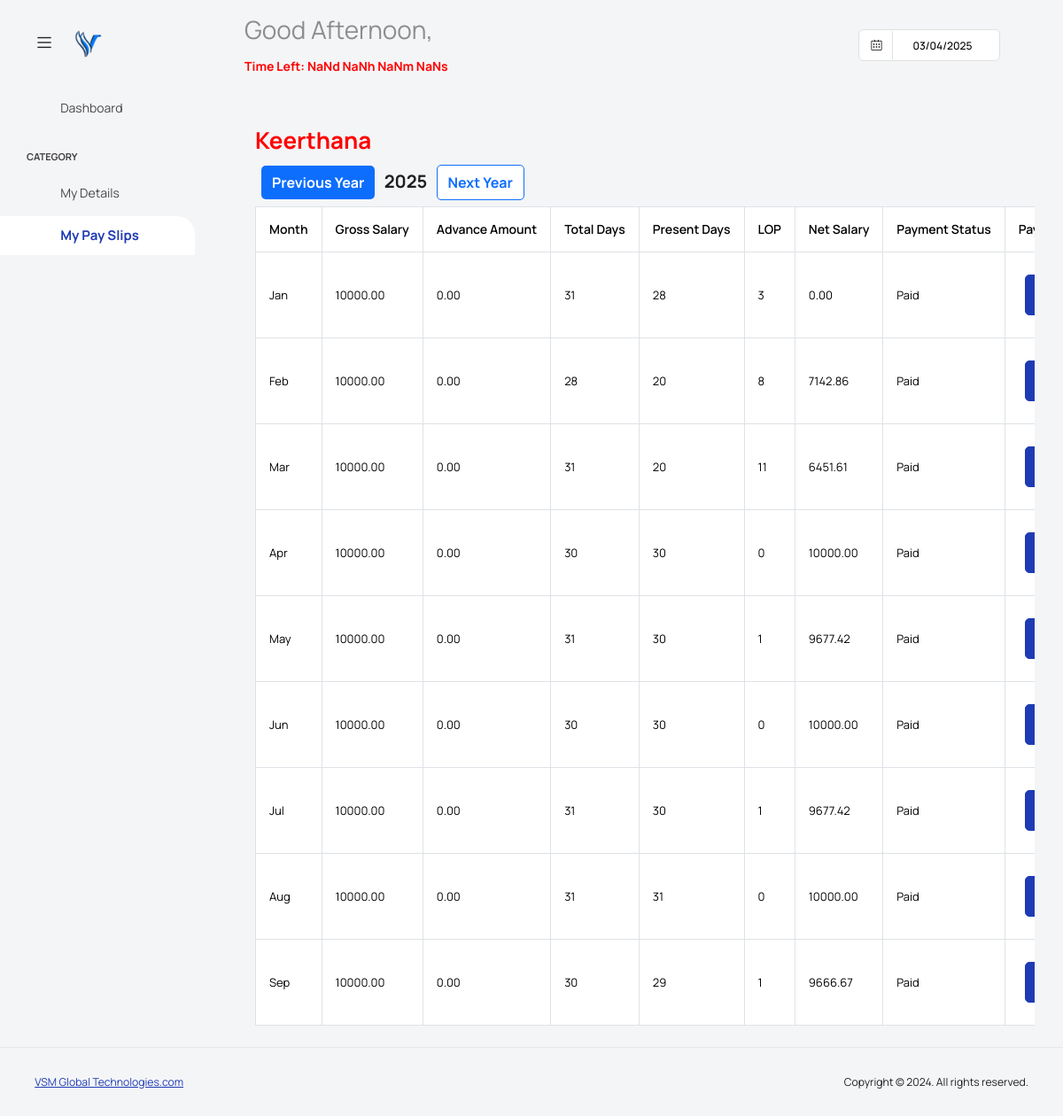
The app's page /pay-slip.php (signed in), older data.
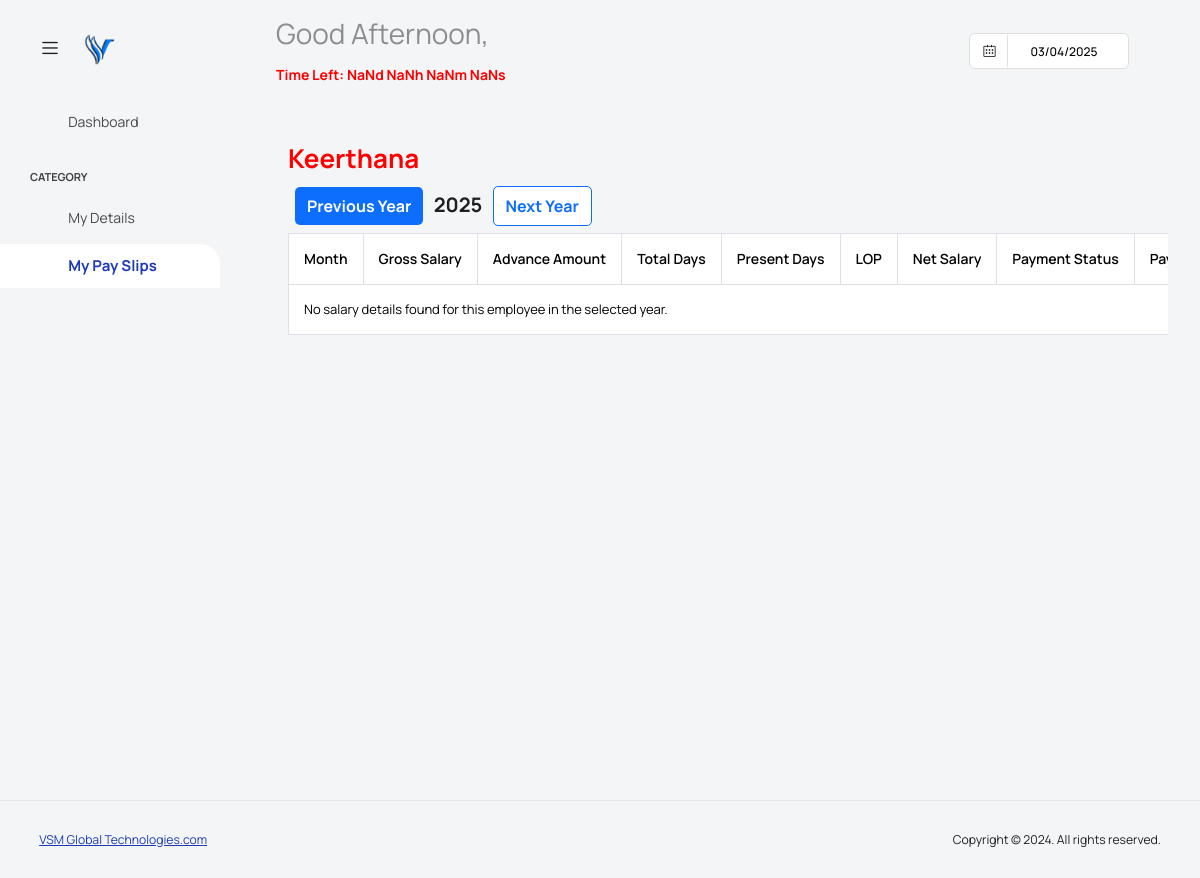
The same page, newer data.
### tables this page shows
CREATE TABLE `run_payslip` (
  `id` int(11) NOT NULL,
  `employee_user_id` varchar(20) NOT NULL,
  `employee_name` varchar(255) NOT NULL,
  `gross_salary` decimal(10,2) NOT NULL,
  `total_compensation` decimal(10,2) DEFAULT NULL,
  `availability_days` int(11) DEFAULT NULL,
  `email` varchar(255) NOT NULL,
  `designation` varchar(100) DEFAULT NULL,
  `pay_month` int(11) NOT NULL,
  `pay_year` int(11) NOT NULL,
  `created_at` timestamp NOT NULL DEFAULT current_timestamp(),
  `hire_date` date DEFAULT NULL,
  `job_title` varchar(100) DEFAULT NULL,
  `department` varchar(100) DEFAULT NULL,
  `manager` varchar(100) DEFAULT NULL,
  `location` varchar(100) DEFAULT NULL,
  `salary` decimal(10,2) DEFAULT NULL,
  `annual_salary` decimal(10,2) DEFAULT NULL,
  `ifsc_number` varchar(20) DEFAULT NULL,
  `bank_name` varchar(100) DEFAULT NULL,
  `branch_name` varchar(100) DEFAULT NULL,
  `account_number` varchar(30) DEFAULT NULL,
  `account_type` varchar(20) DEFAULT NULL,
  `dob` date DEFAULT NULL,
  `gender` enum('Male','Female','Other') DEFAULT NULL,
  `phone_number` varchar(15) DEFAULT NULL,
  `bonus` decimal(10,2) DEFAULT NULL,
  `bonous_date` date NOT NULL,
  `employee_type` varchar(50) NOT NULL DEFAULT 'Full-time',
  `qualifications` varchar(255) DEFAULT NULL,
  `resigned_date` date DEFAULT NULL,
  `degree_certificate` varchar(225) DEFAULT NULL,
  `experiance_certificate` varchar(225) DEFAULT NULL,
  `course_certificate` varchar(225) DEFAULT NULL,
  `advance_amount` varchar(225) DEFAULT NULL,
  `emi_amount` varchar(225) DEFAULT NULL,
  `advance_date` varchar(225) DEFAULT NULL,
  `conformation_process` varchar(225) DEFAULT NULL
);

CREATE TABLE `vsmbc6c4f_salary` (
  `id` int(11) NOT NULL,
  `employee_id` varchar(255) NOT NULL,
  `month` varchar(50) NOT NULL,
  `year` int(11) NOT NULL,
  `gross_salary` varchar(225) NOT NULL,
  `advance_amount` decimal(10,2) NOT NULL,
  `emi_amount` decimal(10,2) NOT NULL,
  `total_days` int(11) NOT NULL,
  `present_days` int(11) NOT NULL,
  `absent_days` int(11) NOT NULL,
  `net_salary` decimal(10,2) NOT NULL,
  `payment_status` varchar(50) NOT NULL DEFAULT 'Paid'
);

### pay-slip.php (the view, shortened to what this page needs)
<?php
include "header.php";
include "db.php";
$email = $_SESSION['user_email'];
$selected_year = isset($_GET['year']) ? (int)$_GET['year'] : date("Y");
$sql = "SELECT employee_name, employee_user_id, gross_salary FROM run_payslip WHERE email = ?";
$stmt = $payroll_conn->prepare($sql);
if ($stmt) {
    $stmt->bind_param("s", $email);
    $stmt->execute();
    $result = $stmt->get_result();
    if ($result->num_rows > 0) {
        $row = $result->fetch_assoc();
        $employee_name = htmlspecialchars($row['employee_name']);
        $employee_user_id = htmlspecialchars($row['employee_user_id']);
        $gross_salary = htmlspecialchars($row['gross_salary']);
    } else {
        echo "No employee found with the given email.";
        exit();
    }
} else {
    echo "Error preparing the statement.";
    exit();
}
$employee_user_id = preg_replace('/[^a-zA-Z0-9_]/', '', strtolower($employee_user_id));
$table_name = $employee_user_id . "_salary";
$salary_details = [];
$sql = "SELECT * FROM `$table_name` WHERE `year` = ?";
$stmt = $payroll_conn->prepare($sql);
if ($stmt) {
    $stmt->bind_param("i", $selected_year);
    $stmt->execute();
    $result = $stmt->get_result();
    while ($row = $result->fetch_assoc()) {
        $salary_details[] = $row;
    }
} else {
    echo "Error preparing the statement for salary details.";
    exit();
}
?>
<div class="main-panel">
    <div class="content-wrapper">
        <div class="container mt-4">
            <div class="row">
                <h2>
                    <span id="employeeName" style="color: red; font-weight: bold;">
                        <?php echo $employee_name; ?>
                    </span>
                </h2>
                <div class="year-selector">
                    <button id="previous" onclick="changeYear(<?php echo $selected_year - 1; ?>)">Previous Year</button>
                    <span style="font-size: 20px; font-weight: bold;"><?php echo $selected_year; ?></span>
                    <button id="next_year" onclick="changeYear(<?php echo $selected_year + 1; ?>)">Next Year</button>
                </div>
                <div class="table-responsive">
                    <table class="table table-bordered">
                        <thead>
                            <tr>
                                <th>Month</th>
                                <th>Gross Salary</th>
                                <th>Advance Amount</th>
                                <th>Total Days</th>
                                <th>Present Days</th>
                                <th>LOP</th>
                                <th>Net Salary</th>
                                <th>Payment Status</th>
                                <th>Payslip</th>
                            </tr>
                        </thead>
                        <tbody>
                            <?php if (!empty($salary_details)) { ?>
                                <?php foreach ($salary_details as $salary) { ?>
                                    <tr>
                                        <td class="table-padding-adjest"><?php echo htmlspecialchars($salary['month']); ?></td>
                                        <td class="table-padding-adjest"><?php echo $gross_salary; ?></td>
                                        <td class="table-padding-adjest"><?php echo htmlspecialchars($salary['advance_amount']); ?></td>
                                        <td class="table-padding-adjest"><?php echo htmlspecialchars($salary['total_days']); ?></td>
                                        <td class="table-padding-adjest"><?php echo htmlspecialchars($salary['present_days']); ?></td>
                                        <td class="table-padding-adjest"><?php echo htmlspecialchars($salary['absent_days']); ?></td>
                                        <td class="table-padding-adjest"><?php echo htmlspecialchars($salary['net_salary']); ?></td>
                                        <td class="table-padding-adjest"><?php echo htmlspecialchars($salary['payment_status']); ?></td>
                                        <td class="table-padding-adjest">
                                            <button type="button" class="payslip-download btn btn-primary"
                                                data-month="<?= htmlspecialchars($salary['month']) ?>"
                                                data-id="<?= htmlspecialchars($salary['employee_id']) ?>">
                                            </button>
                                        </td>
                                    </tr>
                                <?php } ?>
                            <?php } else { ?>
                                <tr>
                                    <td colspan="11">No salary details found for this employee in the selected year.</td>
                                </tr>
                            <?php } ?>
                        </tbody>
                    </table>
                </div>
            </div>
        </div>
    </div>
</div>
</div>
</div>
<?php include "footer.php"; ?>

### header.php (shortened to what this page needs)
<!DOCTYPE html>
<html lang="en">
<head>
  <link rel="stylesheet" href="assets/vendors/feather/feather.css">
  <link rel="stylesheet" href="assets/vendors/mdi/css/materialdesignicons.min.css">
  <link rel="stylesheet" href="assets/vendors/ti-icons/css/themify-icons.css">
  <link rel="stylesheet" href="assets/vendors/font-awesome/css/font-awesome.min.css">
  <link rel="stylesheet" href="assets/vendors/typicons/typicons.css">
  <link rel="stylesheet" href="assets/vendors/simple-line-icons/css/simple-line-icons.css">
  <link rel="stylesheet" href="assets/vendors/css/vendor.bundle.base.css">
  <link rel="stylesheet" href="assets/vendors/bootstrap-datepicker/bootstrap-datepicker.min.css">
  <link rel="stylesheet" href="assets/vendors/datatables.net-bs4/dataTables.bootstrap4.css">
  <link rel="stylesheet" type="text/css" href="assets/js/select.dataTables.min.css">
  <link rel="stylesheet" href="assets/css/style.css">
  <link rel="stylesheet" href="assets/css/custome_style.css">
  <link rel="stylesheet" href="style.css">
</head>
<body class="with-welcome-text">
  <div class="container-scroller">
    <nav class="navbar default-layout col-lg-12 col-12 p-0 fixed-top d-flex align-items-top flex-row">
      <div class="text-center navbar-brand-wrapper d-flex align-items-center justify-content-start">
        <div class="me-3">
          <button class="navbar-toggler navbar-toggler align-self-center" type="button" data-bs-toggle="minimize">
            <span class="icon-menu"></span>
          </button>
        </div>
        <div>
          <a class="navbar-brand brand-logo" href="index.html">
            <img src="img\vsmlogo-favicon.png" alt="logo" />
          </a>
        </div>
      </div>
      <div class="navbar-menu-wrapper d-flex align-items-top">
        <ul class="navbar-nav">
          <li class="nav-item fw-semibold d-none d-lg-block ms-0">
            <?php
            $current_hour = date("H");
            if ($current_hour >= 5 && $current_hour < 12) {
              $greeting = "Good Morning";
            } elseif ($current_hour >= 12 && $current_hour < 18) {
              $greeting = "Good Afternoon";
            } else {
              $greeting = "Good Evening";
            }
            ?>
            <h1 class="welcome-text"><?php echo $greeting;  ?>, <span class="text-black fw-bold"><?php echo $user_name; ?></span></h1>
            <span id="countdown" style="font-size: 14px; font-weight: bold; color: red;"></span>
          </li>
        </ul>
        <ul class="navbar-nav ms-auto">
          <li class="nav-item d-none d-lg-block">
            <div id="datepicker-popup" class="input-group date datepicker navbar-date-picker">
              <span class="input-group-addon input-group-prepend border-right">
                <span class="icon-calendar input-group-text calendar-icon"></span>
              </span>
              <input type="text" class="form-control">
            </div>
          </li>
          <li class="nav-item dropdown d-none d-lg-block user-dropdown">
            <a class="nav-link" id="UserDropdown" href="#" data-bs-toggle="dropdown" aria-expanded="false">
              <i class="mdi mdi-account-circle text-primary img-xs rounded-circle"></i>
            </a>
          </li>
        </ul>
      </div>
    </nav>
    <div class="container-fluid page-body-wrapper">
      <nav class="sidebar sidebar-offcanvas" id="sidebar">
        <ul class="nav">
          <li class="nav-item">
            <a class="nav-link" href="dashboard.php">
              <i class="mdi mdi-grid-large menu-icon"></i>
              <span class="menu-title">Dashboard</span>
            </a>
          </li>
          <li class="nav-item nav-category">category</li>
          <li class="nav-item">
            <a class="nav-link" href="e_details.php" aria-expanded="false"
              aria-controls="charts">
              <i class="menu-icon mdi mdi-chart-line"></i>
              <span class="menu-title">My Details</span>
            </a>
          </li>
          <li class="nav-item">
            <a class="nav-link" href="pay-slip.php" aria-expanded="false"
              aria-controls="ui-basic">
              <i class="menu-icon mdi mdi-floor-plan"></i>
              <span class="menu-title">My Pay Slips</span>
            </a>
          </li>
        </ul>
      </nav>

### footer.php (shortened to what this page needs)
        <footer class="footer">
          <div class="d-sm-flex justify-content-center justify-content-sm-between">
            <span class="text-muted text-center text-sm-left d-block d-sm-inline-block"> <a
                href="https://www.vsmglobaltechnologies.com/" target="_blank">VSM Global Technologies.com</a>
            </span>
            <span class="float-none float-sm-end d-block mt-1 mt-sm-0 text-center">Copyright © 2024. All rights
              reserved.</span>
          </div>
        </footer>
</body>
</html>

### pay-slip.php (style rules this page uses)
button { border: none; padding: 8px 12px; margin: 7px; border-radius: 5px; font-weight: bold; cursor: pointer; }
button#previous { background-color: #0d6efd; color: white; }
button#next_year { background-color: white; color: #0d6efd; border: 1px solid #0d6efd; }

Row changes from the older to the newer data that the page shows:
removed vsmbc6c4f_salary: month "Jan", $gross_salary "10000.00", advance_amount "0.00", total_days "31", present_days "28", absent_days "3", net_salary "0.00", payment_status "Paid"
removed vsmbc6c4f_salary: month "Feb", $gross_salary "10000.00", advance_amount "0.00", total_days "28", present_days "20", absent_days "8", net_salary "7142.86", payment_status "Paid"
removed vsmbc6c4f_salary: month "Mar", $gross_salary "10000.00", advance_amount "0.00", total_days "31", present_days "20", absent_days "11", net_salary "6451.61", payment_status "Paid"
removed vsmbc6c4f_salary: month "Apr", $gross_salary "10000.00", advance_amount "0.00", total_days "30", present_days "30", absent_days "0", net_salary "10000.00", payment_status "Paid"
removed vsmbc6c4f_salary: month "May", $gross_salary "10000.00", advance_amount "0.00", total_days "31", present_days "30", absent_days "1", net_salary "9677.42", payment_status "Paid"
removed vsmbc6c4f_salary: month "Jun", $gross_salary "10000.00", advance_amount "0.00", total_days "30", present_days "30", absent_days "0", net_salary "10000.00", payment_status "Paid"
removed vsmbc6c4f_salary: month "Jul", $gross_salary "10000.00", advance_amount "0.00", total_days "31", present_days "30", absent_days "1", net_salary "9677.42", payment_status "Paid"
removed vsmbc6c4f_salary: month "Aug", $gross_salary "10000.00", advance_amount "0.00", total_days "31", present_days "31", absent_days "0", net_salary "10000.00", payment_status "Paid"
removed vsmbc6c4f_salary: month "Sep", $gross_salary "10000.00", advance_amount "0.00", total_days "30", present_days "29", absent_days "1", net_salary "9666.67", payment_status "Paid"
Text that changed along with them:
text now shown: "No salary details found for this employee in the selected year."
